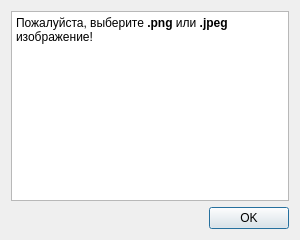
<?xml version="1.0" encoding="UTF-8"?>
<ui version="4.0">
 <class>Dialog</class>
 <widget class="QDialog" name="Dialog">
  <property name="geometry">
   <rect>
    <x>0</x>
    <y>0</y>
    <width>300</width>
    <height>240</height>
   </rect>
  </property>
  <property name="sizePolicy">
   <sizepolicy hsizetype="Fixed" vsizetype="Fixed">
    <horstretch>0</horstretch>
    <verstretch>0</verstretch>
   </sizepolicy>
  </property>
  <property name="windowTitle">
   <string>ВНИМАНИЕ</string>
  </property>
  <layout class="QGridLayout" name="gridLayout">
   <item row="1" column="0">
    <widget class="QDialogButtonBox" name="buttonBox">
     <property name="locale">
      <locale language="Russian" country="Russia"/>
     </property>
     <property name="orientation">
      <enum>Qt::Horizontal</enum>
     </property>
     <property name="standardButtons">
      <set>QDialogButtonBox::Ok</set>
     </property>
    </widget>
   </item>
   <item row="0" column="0">
    <widget class="QTextBrowser" name="textBrowser">
     <property name="html">
      <string>&lt;!DOCTYPE HTML PUBLIC &quot;-//W3C//DTD HTML 4.0//EN&quot; &quot;http://www.w3.org/TR/REC-html40/strict.dtd&quot;&gt;
&lt;html&gt;&lt;head&gt;&lt;meta name=&quot;qrichtext&quot; content=&quot;1&quot; /&gt;&lt;meta charset=&quot;utf-8&quot; /&gt;&lt;style type=&quot;text/css&quot;&gt;
p, li { white-space: pre-wrap; }
hr { height: 1px; border-width: 0; }
li.unchecked::marker { content: &quot;\2610&quot;; }
li.checked::marker { content: &quot;\2612&quot;; }
&lt;/style&gt;&lt;/head&gt;&lt;body style=&quot; font-family:'Segoe UI'; font-size:9pt; font-weight:400; font-style:normal;&quot;&gt;
&lt;p style=&quot; margin-top:0px; margin-bottom:0px; margin-left:0px; margin-right:0px; -qt-block-indent:0; text-indent:0px;&quot;&gt;Пожалуйста, выберите &lt;span style=&quot; font-weight:700;&quot;&gt;.png&lt;/span&gt; или &lt;span style=&quot; font-weight:700;&quot;&gt;.jpeg&lt;/span&gt; изображение!&lt;/p&gt;&lt;/body&gt;&lt;/html&gt;</string>
     </property>
    </widget>
   </item>
  </layout>
 </widget>
 <resources/>
 <connections>
  <connection>
   <sender>buttonBox</sender>
   <signal>accepted()</signal>
   <receiver>Dialog</receiver>
   <slot>accept()</slot>
   <hints>
    <hint type="sourcelabel">
     <x>248</x>
     <y>254</y>
    </hint>
    <hint type="destinationlabel">
     <x>157</x>
     <y>274</y>
    </hint>
   </hints>
  </connection>
  <connection>
   <sender>buttonBox</sender>
   <signal>rejected()</signal>
   <receiver>Dialog</receiver>
   <slot>reject()</slot>
   <hints>
    <hint type="sourcelabel">
     <x>316</x>
     <y>260</y>
    </hint>
    <hint type="destinationlabel">
     <x>286</x>
     <y>274</y>
    </hint>
   </hints>
  </connection>
 </connections>
</ui>
